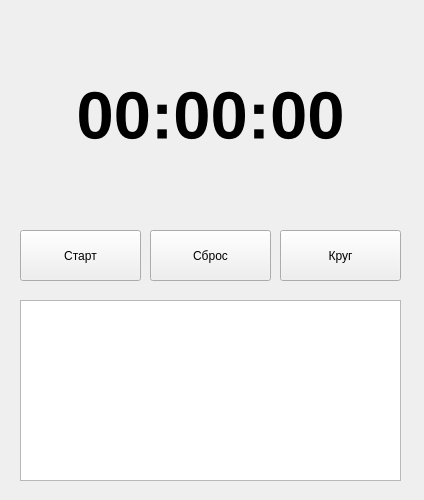
<?xml version="1.0" encoding="UTF-8"?>
<ui version="4.0">
 <class>MainWindow</class>
 <widget class="QMainWindow" name="MainWindow">
  <property name="geometry">
   <rect>
    <x>0</x>
    <y>0</y>
    <width>424</width>
    <height>500</height>
   </rect>
  </property>
  <property name="sizePolicy">
   <sizepolicy hsizetype="Preferred" vsizetype="Expanding">
    <horstretch>0</horstretch>
    <verstretch>0</verstretch>
   </sizepolicy>
  </property>
  <property name="windowTitle">
   <string>Секундомер</string>
  </property>
  <widget class="QWidget" name="centralwidget">
   <widget class="QPushButton" name="btnStartStop">
    <property name="geometry">
     <rect>
      <x>20</x>
      <y>230</y>
      <width>121</width>
      <height>51</height>
     </rect>
    </property>
    <property name="text">
     <string>Старт</string>
    </property>
   </widget>
   <widget class="QPushButton" name="resetButton">
    <property name="geometry">
     <rect>
      <x>150</x>
      <y>230</y>
      <width>121</width>
      <height>51</height>
     </rect>
    </property>
    <property name="text">
     <string>Сброс</string>
    </property>
   </widget>
   <widget class="QPushButton" name="circleButton">
    <property name="geometry">
     <rect>
      <x>280</x>
      <y>230</y>
      <width>121</width>
      <height>51</height>
     </rect>
    </property>
    <property name="text">
     <string>Круг</string>
    </property>
   </widget>
   <widget class="QLabel" name="lblTimer">
    <property name="geometry">
     <rect>
      <x>20</x>
      <y>70</y>
      <width>381</width>
      <height>91</height>
     </rect>
    </property>
    <property name="font">
     <font>
      <pointsize>50</pointsize>
      <bold>true</bold>
     </font>
    </property>
    <property name="text">
     <string>00:00:00</string>
    </property>
    <property name="alignment">
     <set>Qt::AlignCenter</set>
    </property>
   </widget>
   <widget class="QTextEdit" name="circleLog">
    <property name="geometry">
     <rect>
      <x>20</x>
      <y>300</y>
      <width>381</width>
      <height>181</height>
     </rect>
    </property>
   </widget>
  </widget>
 </widget>
 <resources/>
 <connections/>
</ui>
